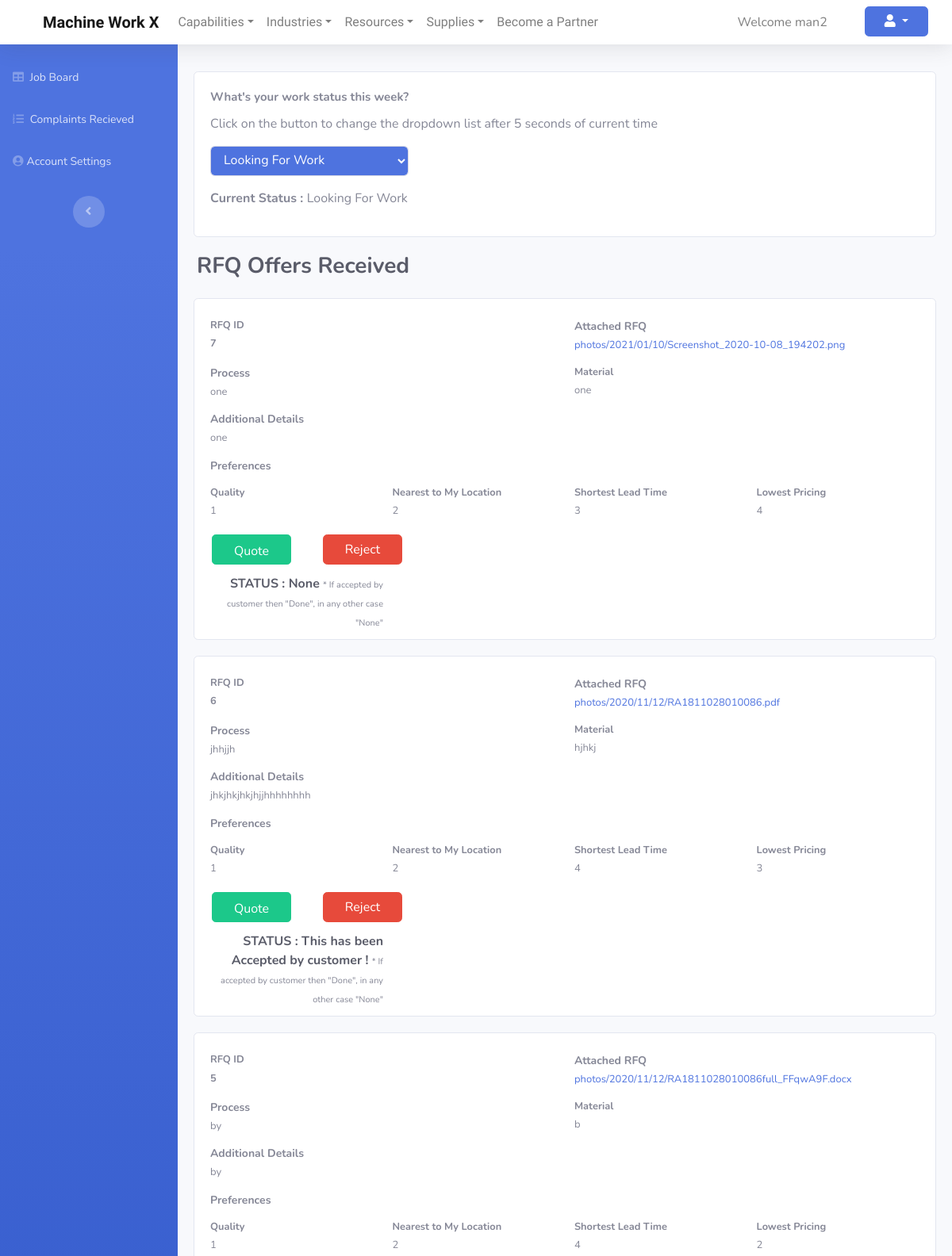
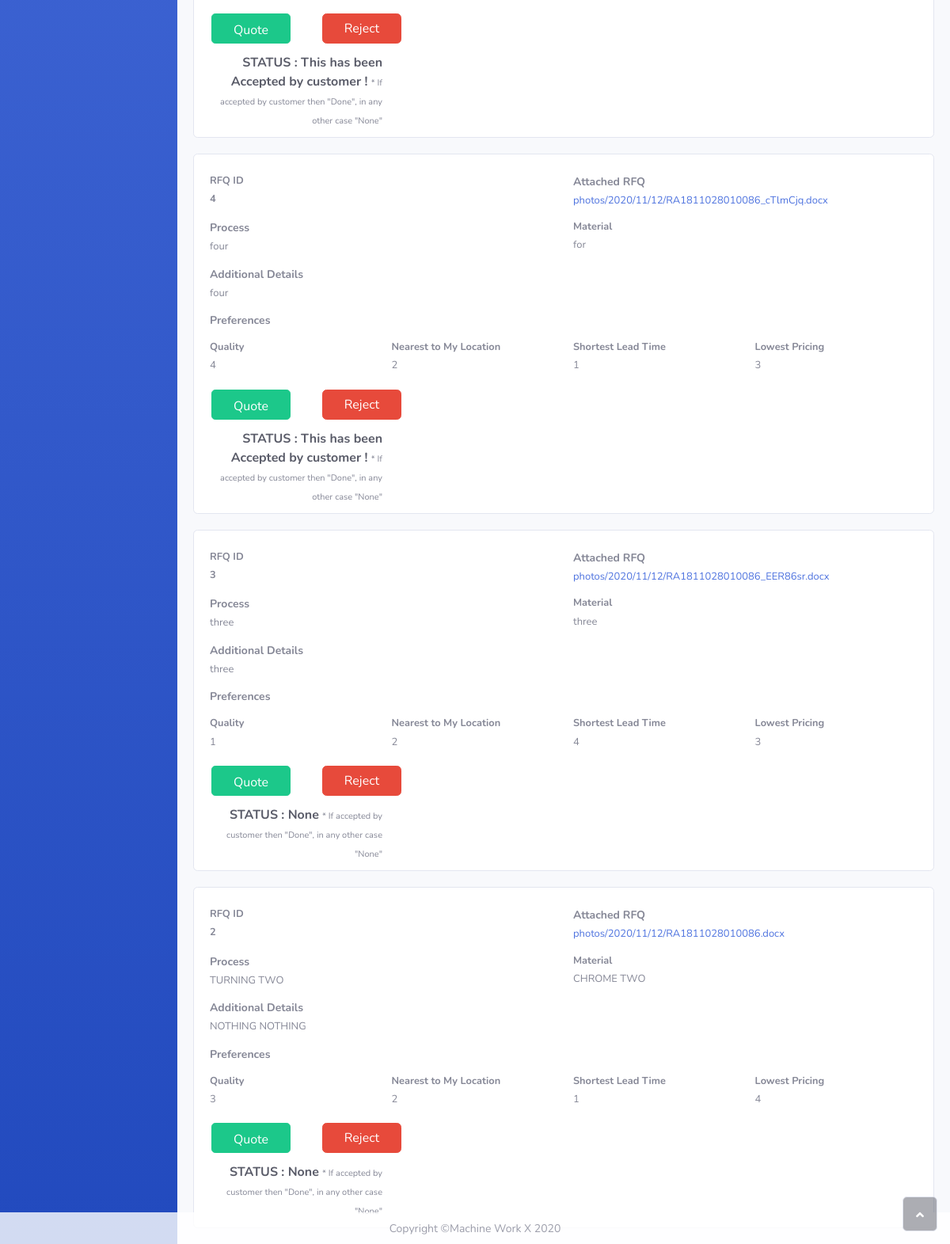
Page /accounts/dashboard (signed in) on the committed database (2 pictures, top to bottom).
### contacts/models.py (models this page shows, shortened)
class AllManufacturer(models.Model):
    first_name = models.TextField(default=True,null=True)
    last_name = models.TextField(default=True,null=True)
    number = models.TextField(default=True,null=True)
    email = models.TextField(default=True,null=True)
    username = models.TextField(default=True,null=True)
    company_name = models.TextField(null=True)
    code = models.IntegerField(null=True)
    status = models.CharField(null=True,max_length=100)
    checkvalue = models.CharField(null=True,max_length=100)
    resources = models.CharField(null=True,max_length=100)
    user_id = models.ForeignKey(User,on_delete=models.CASCADE,null=True)
    list_date = models.DateTimeField(default=timezone.now,blank=True)
    category = models.TextField(null=True)

class CustomerRfqDetails(models.Model):
    file = models.FileField(upload_to='photos/%Y/%m/%d',null=True,blank=True)
    process = models.TextField(blank=True,null=True)
    material = models.TextField(blank=True,null=True)
    adddetails = models.TextField(blank=True,null=True)
    quality = models.IntegerField(blank=True,null=True)
    unique_id = models.IntegerField(blank=True,null=True)
    nearestloc = models.IntegerField(blank=True,null=True)
    leadtime = models.IntegerField(blank=True,null=True)
    pricing = models.IntegerField(blank=True,null=True)
    user_id = models.ForeignKey(User,on_delete=models.CASCADE,null=True)
    status = models.CharField(blank=True,max_length=50,null=True)
    rejecter = models.CharField(blank=True,max_length=50,null=True)

### accounts/views.py (the view, shortened to what this page needs)
# urls.py: path('dashboard',views.dashboard,name='dashboard'),
def dashboard(request):
    if not request.user.is_staff and request.user.is_superuser:
        user=request.user
        data=ContactManufacturer.objects.get(user_id=user)
        DataAll = AllManufacturer.objects.get(user_id=user)
        Data2 = CustomerRfqDetails.objects.filter(user_id=user).order_by('-unique_id')
        context={
            'data':data,
            'DataAll':DataAll,
            'list':Data2,
        }
        return render(request,'accounts/dashboardmanufacturer.html',context)

### templates/accounts/dashboardmanufacturer.html (shortened to what this page needs)
{% extends 'manufacturerbase.html' %}
{% load static %}
{% block content %}
            <div class="topforman" id="content">
            <div class="card" style="margin: 20px;">
                <div class="card-body"><small class="form-text text-muted" style="width: 350px;font-size: 15px;margin-top: 0px;margin-bottom: 10px;"><strong>What's your work status this week?&nbsp;</strong></small>
                  <form method="POST">
                    <p id="GFG_UP"></p>
                    <select style="width: 250px;" onchange="submit()" name='status' class="form-control bg-primary text-white">
                      {% if DataAll.status == "Looking For Work" %}
                      <option value='Looking For Work' class='bg-light text-dark' selected>Looking For Work</option>
                      {% else %}
                      <option value='Looking For Work' class='bg-light text-dark'>Looking For Work</option>
                      {% endif %}
                    </select>
                    </form>
                    <p><strong>Current Status : </strong>{{ DataAll.status }}</p>
                </div>
            </div>
            <div class="container-fluid">
                <h3 class="text-dark mb-4"><strong>RFQ</strong>&nbsp;<strong>Offers Received</strong></h3>
            </div>
            {% if list %}
            {% for li in list %}
            {% if li.rejecter %}
            <div class="card" style="margin: 20px;padding: 10px;margin-bottom: 20px;margin-top: 20px;">
                <div class="card-body" style="padding: 10px;">
                    <div class="row" style="margin-bottom: 10px;">
                        <div class="col"><small class="form-text text-muted"><strong>RFQ ID</strong></small><small class="form-text text-muted"><strong>{{ li.unique_id }}</strong></small></div>
                        <div class="col">
                          <small class="form-text text-muted" style="font-size: 14px;"><strong>Attached RFQ</strong></small><small class="form-text text-muted" style="font-size: 13px;"><a href="{{ li.file.url }}" download>{{ li.file }}</a></small>
                        </div>
                    </div>
                    <div class="row" style="margin-bottom: 10px;">
                        <div class="col"><small class="form-text text-muted" style="font-size: 14px;"><strong>Process</strong></small><small class="form-text text-muted" style="font-size: 13px;">{{ li.process }}</small></div>
                        <div class="col"><small class="form-text text-muted" style="font-size: 14;"><strong>Material</strong></small><small class="form-text text-muted" style="font-size: 13px;">{{ li.material }}</small></div>
                    </div>
                    <div class="row" style="margin-bottom: 10px;">
                        <div class="col"><small class="form-text text-muted" style="font-size: 14px;"><strong>Additional Details</strong></small><small class="form-text text-justify text-muted" style="font-size: 13px;">{{ li.adddetails }}<br></small></div>
                    </div>
                    <div class="row" style="margin-bottom: 10px;">
                        <div class="col"><small class="form-text text-muted" style="font-size: 14px;"><strong>Preferences</strong><br></small></div>
                    </div>
                    <div class="row" style="margin-bottom: 10px;">
                        <div class="col"><small class="form-text text-muted" style="font-size: 14;"><strong>Quality</strong></small><small class="form-text text-muted" style="font-size: 13px;">{{ li.quality }}</small></div>
                        <div class="col"><small class="form-text text-muted" style="font-size: 14;"><strong>Nearest to My Location</strong></small><small class="form-text text-muted" style="font-size: 13px;">{{ li.nearestloc }}</small></div>
                        <div class="col"><small class="form-text text-muted" style="font-size: 14;"><strong>Shortest Lead Time</strong></small><small class="form-text text-muted" style="font-size: 13px;">{{ li.leadtime }}</small></div>
                        <div class="col"><small class="form-text text-muted" style="font-size: 14;"><strong>Lowest Pricing</strong></small><small class="form-text text-muted" style="font-size: 13px;">{{ li.pricing }}</small></div>
                    </div>
                </div>
                <div class="row" style="width: 240px;margin-right: 0px;margin-left: 0px;">
                    <div class="col" style="width: 100px;"><a class="btn btn-success btn-lg" role="button" style="height: 38px;font-size: 16px;width: 120px;" disabled>Quote For</a></div>
                    <div class="col" style="width: 100px;"><button class="ml-2 btn btn-danger" style="width: 220px;" disabled>You have Rejected this</button>
                    </div>
                    <div class="pt-2 col inline" style="text-align:right;">
                      <div class="form-text text-muted" style="font-size: 16px;">
                        <strong class="pt-2 text-dark">STATUS : {{ li.status }}  </strong>
                        <small style="font-size:11px;">* If accepted by customer then "Done", in any other case "None"</small>
                      </div>
                    </div>
                </div>
                {% else %}
                <div class="card" style="margin: 20px;padding: 10px;margin-bottom: 20px;margin-top: 20px;">
                    <div class="card-body" style="padding: 10px;">
                        <div class="row" style="margin-bottom: 10px;">
                            <div class="col"><small class="form-text text-muted"><strong>RFQ ID</strong></small><small class="form-text text-muted"><strong>{{ li.unique_id }}</strong></small></div>
                            <div class="col">
                              <small class="form-text text-muted" style="font-size: 14px;"><strong>Attached RFQ</strong></small><small class="form-text text-muted" style="font-size: 13px;"><a href="{{ li.file.url }}" download>{{ li.file }}</a></small>
                            </div>
                        </div>
                        <div class="row" style="margin-bottom: 10px;">
                            <div class="col"><small class="form-text text-muted" style="font-size: 14px;"><strong>Process</strong></small><small class="form-text text-muted" style="font-size: 13px;">{{ li.process }}</small></div>
                            <div class="col"><small class="form-text text-muted" style="font-size: 14;"><strong>Material</strong></small><small class="form-text text-muted" style="font-size: 13px;">{{ li.material }}</small></div>
                        </div>
                        <div class="row" style="margin-bottom: 10px;">
                            <div class="col"><small class="form-text text-muted" style="font-size: 14px;"><strong>Additional Details</strong></small><small class="form-text text-justify text-muted" style="font-size: 13px;">{{ li.adddetails }}<br></small></div>
                        </div>
                        <div class="row" style="margin-bottom: 10px;">
                            <div class="col"><small class="form-text text-muted" style="font-size: 14px;"><strong>Preferences</strong><br></small></div>
                        </div>
                        <div class="row" style="margin-bottom: 10px;">
                            <div class="col"><small class="form-text text-muted" style="font-size: 14;"><strong>Quality</strong></small><small class="form-text text-muted" style="font-size: 13px;">{{ li.quality }}</small></div>
                            <div class="col"><small class="form-text text-muted" style="font-size: 14;"><strong>Nearest to My Location</strong></small><small class="form-text text-muted" style="font-size: 13px;">{{ li.nearestloc }}</small></div>
                            <div class="col"><small class="form-text text-muted" style="font-size: 14;"><strong>Shortest Lead Time</strong></small><small class="form-text text-muted" style="font-size: 13px;">{{ li.leadtime }}</small></div>
                            <div class="col"><small class="form-text text-muted" style="font-size: 14;"><strong>Lowest Pricing</strong></small><small class="form-text text-muted" style="font-size: 13px;">{{ li.pricing }}</small></div>
                        </div>
                    </div>
                    <div class="row" style="width: 240px;margin-right: 0px;margin-left: 0px;">
                        <div class="col" style="width: 100px;"><a class="btn btn-success btn-lg" role="button" data-toggle="modal" href="#sendquote" style="height: 38px;font-size: 16px;width: 100px;">Quote For</a></div>
                        <form method="POST">
                          <div class="col" style="width: 100px;"><button class="btn btn-danger" name='reject' type="submit" style="width: 100px;">Reject</button>
                        </form>
                        </div>
                        <div class="pt-2 col inline" style="text-align:right;">
                          <div class="form-text text-muted" style="font-size: 16px;">
                            <strong class="pt-2 text-dark">STATUS : {{ li.status }}</strong>
                            <small style="font-size:11px;">* If accepted by customer then "Done", in any other case "None"</small>
                          </div>
                        </div>
                    </div>
                {% endif %}
            </div>
            {% endfor %}
            {% else %}
            <p class="pl-4 pt-4"><strong>No RFQs offers recieved yet !</strong></p>
            {% endif %}
{% endblock %}

### templates/partials/_navbar.html (shortened to what this page needs)
{% load static %}
<nav class="navbar navbar-light navbar-expand-xl fixed-top bg-white shadow">
    <div class="container"><a class="navbar-brand" href="{% url 'index' %}" style="font-family: Adamina, serif;"><strong>Machine Work X</strong></a>
        <div
            class="collapse navbar-collapse" id="navcol-1">
            <ul class="nav navbar-nav flex-grow-1" style="font-family: Adamina, serif;">
                <li class="nav-item dropdown"><a class="dropdown-toggle nav-link" data-toggle="dropdown" aria-expanded="false" href="#">Capabilities</a>
                </li>
                <li class="nav-item dropdown"><a class="dropdown-toggle nav-link" data-toggle="dropdown" aria-expanded="false" href="#">Industries</a>
                </li>
                <li class="nav-item dropdown"><a class="dropdown-toggle nav-link" data-toggle="dropdown" aria-expanded="false" href="#">Resources</a>
                </li>
                <li class="nav-item dropdown"><a class="dropdown-toggle nav-link" data-toggle="dropdown" aria-expanded="false" href="#">Supplies</a>
                </li>
                <li class="nav-item" role="presentation"><a class="nav-link" href="{% url 'blogshow' %}">Become a Partner</a></li>
            </ul>
            <ul class="navbar-nav ml-auto">
      {% if user.is_authenticated %}
      <li  style="margin-right:15px;">
        <a class="nav-link" href="{% url 'dashboard' %}">
          Welcome {{ user.username }}</a>
      </li>
      <div class="dropdown" >
        <button class="ml-4 btn btn-primary btn-block dropdown-toggle" style="margin-left:10px;" type="button" id="dropdownMenuButton1" data-toggle="dropdown" aria-haspopup="true" aria-expanded="false">
          <i class="fas fa-user"></i>
        </button>
      </div>
      {% endif %}
    </ul>
          </div>
    </div>
</nav>

### mysite/static/css/manufacturer_dashboard.css (style rules this page uses)
button, input { width: 50%; }
.topforman { margin-top: 70px; }

### rows in the picture
AllManufacturer: status "Looking For Work"
CustomerRfqDetails: unique_id "7", file "photos/2021/01/10/Screenshot_2020-10-08_194202.png", process "one", material "one", adddetails "one", quality "1", nearestloc "2", leadtime "3", pricing "4", status "None"
CustomerRfqDetails: unique_id "6", file "photos/2020/11/12/RA1811028010086.pdf", process "jhhjjh", material "hjhkj", adddetails "jhkjhkjhkjhjjhhhhhhhh", quality "1", nearestloc "2", leadtime "4", pricing "3", status "This has been Accepted by customer !"
CustomerRfqDetails: unique_id "5", file "photos/2020/11/12/RA1811028010086full_FFqwA9F.docx", process "by", material "b", adddetails "by", quality "1", nearestloc "2", leadtime "4", pricing "2", status "This has been Accepted by customer !"
CustomerRfqDetails: unique_id "4", file "photos/2020/11/12/RA1811028010086_cTlmCjq.docx", process "four", material "for", adddetails "four", quality "4", nearestloc "2", leadtime "1", pricing "3", status "This has been Accepted by customer !"
CustomerRfqDetails: unique_id "3", file "photos/2020/11/12/RA1811028010086_EER86sr.docx", process "three", material "three", adddetails "three", quality "1", nearestloc "2", leadtime "4", pricing "3", status "None"
CustomerRfqDetails: unique_id "2", file "photos/2020/11/12/RA1811028010086.docx", process "TURNING TWO", material "CHROME TWO", adddetails "NOTHING NOTHING", quality "3", nearestloc "2", leadtime "1", pricing "4", status "None"

### other values in the picture
{{ user.username }} "man2"
